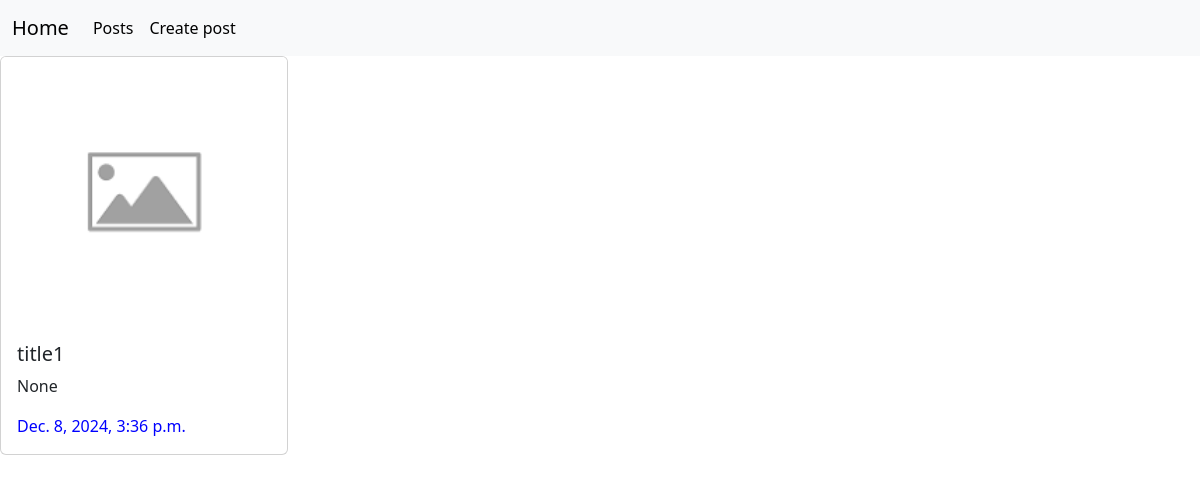
The app's page /posts/1/ (signed in), older data.
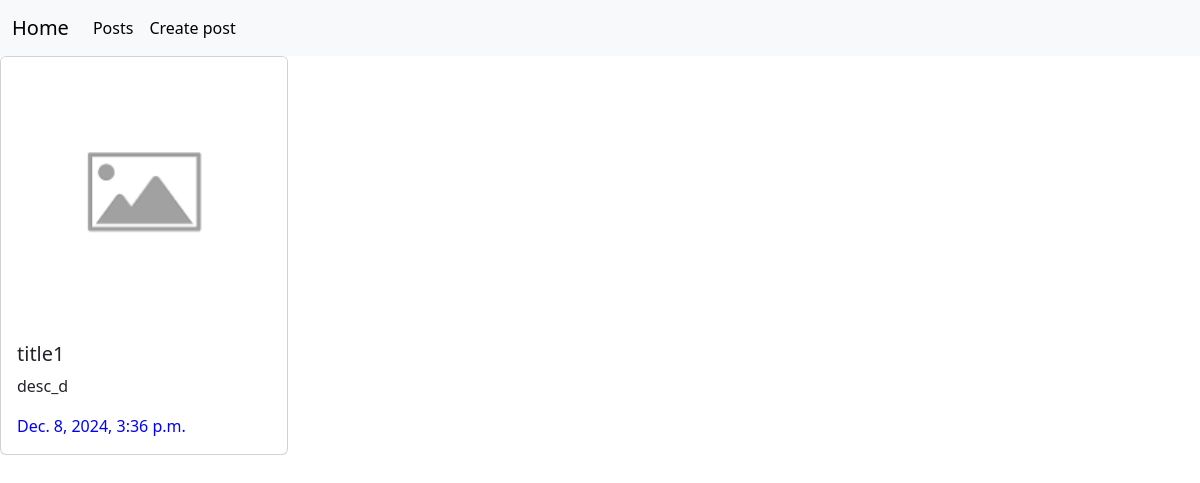
The same page, newer data.
### posts/models.py (models this page shows, shortened)
class Post(models.Model):
    category = models.ForeignKey(Category, on_delete=models.CASCADE, null=True, blank=True)
    tags = models.ManyToManyField(Tag, null=True, blank=True)
    title = models.CharField(max_length=56)
    description = models.CharField(max_length=256, null=True, blank=True)
    rate = models.IntegerField(null=True, blank=True)
    created_at = models.DateTimeField(auto_now_add=True, null=True)
    updated_at = models.DateTimeField(auto_now=True, null=True)
    image = models.ImageField(null=True, blank=True)

### posts/views.py (the view)
# urls.py: path('posts/<int:id>/', post_detail_view),
@login_required(login_url='login-view')
def post_detail_view(request, id):
    post = Post.objects.get(id=id)
    return render(request, 'posts/post_detail.html', context={'post': post})

### templates/posts/post_detail.html
{%extends 'base.html'%}
{%block content%}
<div class="card" style="width: 18rem;">
  {%if post.image%}
   <img src="{{post.image.url}}" class="card-img-top" alt="...">
   {%else%}
   <img src="/static/placeholder.png" class="card-img-top" alt="...">
   {%endif%}
    <div class="card-body">
      <h5 class="card-title">{{post.title}}</h5>
      <p class="card-text">{{post.description}}</p>
      <p class="card-text" style="color: blue;">{{post.created_at}}</p>
    </div>
  </div>
{%endblock%}

Row changes from the older to the newer data that the page shows:
changed Post "title1": description "None" → "desc_d"
